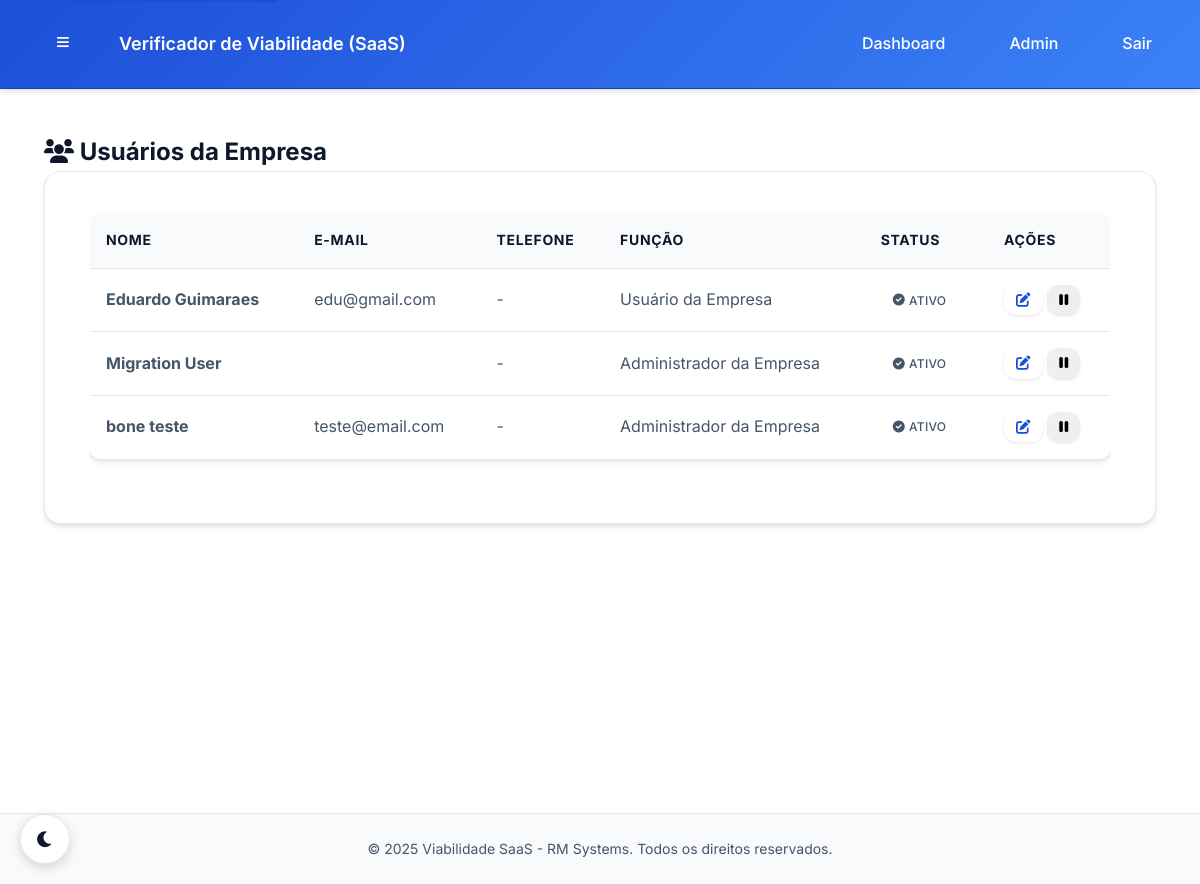
The app's page /fibramar/painel/usuarios/ (signed in), older data.
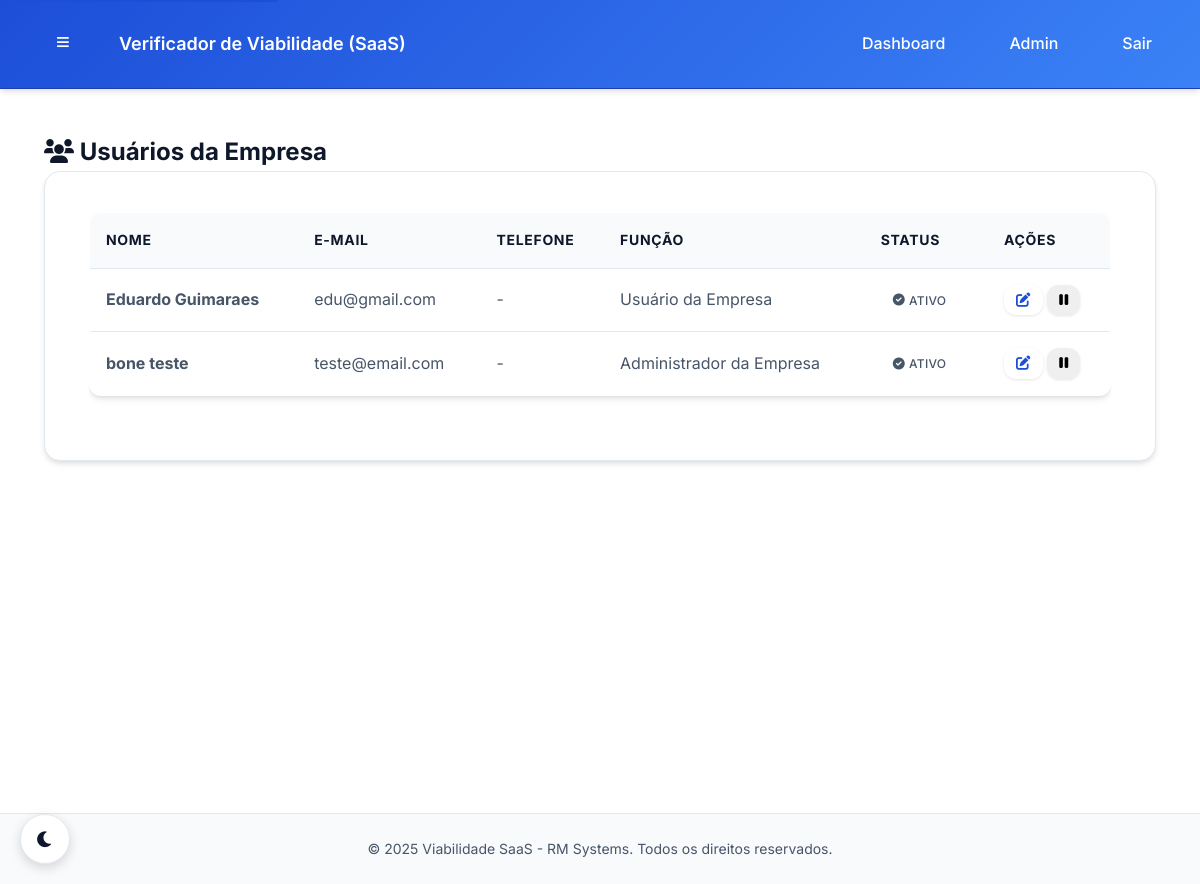
The same page, newer data.
### core/models.py (models this page shows, shortened)
class CustomUser(AbstractUser):
    USER_ROLES = [
        ('RM', 'Administrador RM'),  # Você e o Bone
        ('COMPANY_ADMIN', 'Administrador da Empresa'),  # Admin da empresa cliente
        ('COMPANY_USER', 'Usuário da Empresa'),  # Usuário comum da empresa
    ]
    role = models.CharField(
        max_length=20,
        choices=USER_ROLES,
        default='COMPANY_USER',
        verbose_name="Função"
    )
    company = models.ForeignKey(
        Company,
        on_delete=models.CASCADE,
        null=True,
        blank=True,
        related_name='users',
        verbose_name="Empresa"
    )
    phone = models.CharField(max_length=20, blank=True, verbose_name="Telefone")
    created_at = models.DateTimeField(auto_now_add=True, verbose_name="Criado em")
    updated_at = models.DateTimeField(auto_now=True, verbose_name="Atualizado em")
    class Meta:
        verbose_name = "Usuário"
        verbose_name_plural = "Usuários"
    @property
    def is_rm_admin(self):
        return self.role == 'RM' or self.is_superuser
    @property
    def is_company_admin(self):
        return self.role == 'COMPANY_ADMIN'
    def get_full_name(self):
        if self.first_name and self.last_name:
            return f"{self.first_name} {self.last_name}"
        return self.username

### core/views.py (the view)
@login_required
@company_access_required(require_admin=False)
def company_user_list(request, company_slug):
    company = get_object_or_404(Company, slug=company_slug)
    users = CustomUser.objects.filter(company=company).order_by('username')
    return render(request, 'company/users/list.html', {'users': users, 'company': company})

### core/permissions.py (called while the page is built, shortened)
def company_access_required(require_admin=False, allow_user_role=True):
    def decorator(view_func):
        @wraps(view_func)
        def _wrapped(request, *args, **kwargs):
            user = request.user
            if user.is_authenticated and (getattr(user, 'is_rm_admin', False) or getattr(user, 'is_superuser', False)):
                return view_func(request, *args, **kwargs)
        return _wrapped
    return decorator

### templates/company/users/list.html (shortened to what this page needs)
{% extends 'base.html' %}
{% block content %}
<div class="container-fluid">
  <div class="row">
    <div class="col-12">
      <div class="d-flex justify-content-between align-items-center mb-4">
        <h2>
          <i class="fas fa-users me-2"></i>
          Usuários da Empresa
        </h2>
      </div>
      {% if users %}
      <div class="card">
        <div class="card-body">
          <div class="table-responsive">
            <table class="table table-hover align-middle">
              <thead>
                <tr>
                  <th>Nome</th>
                  <th>E-mail</th>
                  <th>Telefone</th>
                  <th>Função</th>
                  <th>Status</th>
                  <th class="text-end">Ações</th>
                </tr>
              </thead>
              <tbody>
                {% for u in users %}
                  <tr>
                    <td><strong>{{ u.get_full_name|default:u.username }}</strong></td>
                    <td>{{ u.email }}</td>
                    <td>{{ u.phone|default:'-' }}</td>
                    <td>{{ u.get_role_display }}</td>
                    <td>
                      {% if u.is_active %}
                        <span class="badge bg-success"><i class="fas fa-check-circle me-1"></i>Ativo</span>
                      {% else %}
                        <span class="badge bg-secondary"><i class="fas fa-times-circle me-1"></i>Inativo</span>
                      {% endif %}
                    </td>
                    <td class="text-end">
                      <div class="btn-group" role="group">
                        <a href="{% url 'company:user_edit' company.slug u.id %}" class="btn btn-sm btn-outline-primary" title="Editar">
                          <i class="fas fa-edit"></i>
                        </a>
                        {% if not u.is_superuser and u.id != user.id %}
                          <button type="button"
                                  class="btn btn-sm btn-outline-{% if u.is_active %}warning{% else %}success{% endif %} js-toggle-user"
                                  data-user-id="{{ u.id }}"
                                  title="{% if u.is_active %}Desativar{% else %}Ativar{% endif %}">
                            <i class="fas fa-{% if u.is_active %}pause{% else %}play{% endif %}"></i>
                          </button>
                        {% endif %}
                      </div>
                    </td>
                  </tr>
                {% endfor %}
              </tbody>
            </table>
          </div>
        </div>
      </div>
      {% else %}
        <div class="alert alert-info">
          <i class="fas fa-info-circle"></i> Nenhum usuário cadastrado para {{ company.name }}.
        </div>
      {% endif %}
    </div>
  </div>
</div>
{% endblock %}

Row changes from the older to the newer data that the page shows:
removed CustomUser: get_full_name "Migration User", phone "-", role "Administrador da Empresa", is_active True (drawn)
